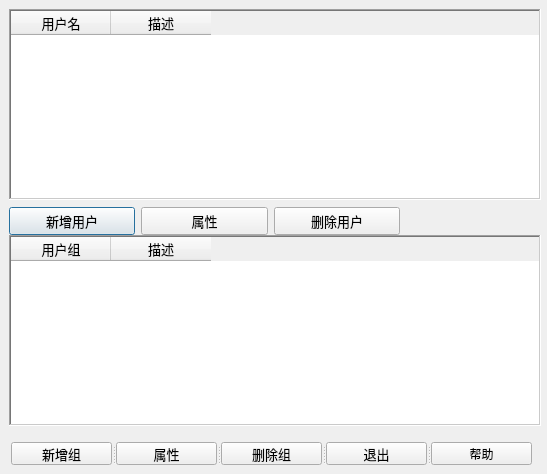
<?xml version="1.0" encoding="UTF-8"?>
<ui version="4.0">
 <class>NewUserRight</class>
 <widget class="QDialog" name="NewUserRight">
  <property name="geometry">
   <rect>
    <x>0</x>
    <y>0</y>
    <width>547</width>
    <height>474</height>
   </rect>
  </property>
  <property name="windowTitle">
   <string>Dialog</string>
  </property>
  <widget class="QTableWidget" name="tableWidget_user">
   <property name="geometry">
    <rect>
     <x>9</x>
     <y>9</y>
     <width>532</width>
     <height>191</height>
    </rect>
   </property>
   <property name="font">
    <font>
     <pointsize>10</pointsize>
    </font>
   </property>
   <property name="frameShape">
    <enum>QFrame::WinPanel</enum>
   </property>
   <property name="editTriggers">
    <set>QAbstractItemView::NoEditTriggers</set>
   </property>
   <property name="selectionBehavior">
    <enum>QAbstractItemView::SelectRows</enum>
   </property>
   <property name="showGrid">
    <bool>false</bool>
   </property>
   <property name="gridStyle">
    <enum>Qt::NoPen</enum>
   </property>
   <property name="rowCount">
    <number>0</number>
   </property>
   <attribute name="verticalHeaderVisible">
    <bool>false</bool>
   </attribute>
   <attribute name="verticalHeaderDefaultSectionSize">
    <number>25</number>
   </attribute>
   <column>
    <property name="text">
     <string>用户名</string>
    </property>
   </column>
   <column>
    <property name="text">
     <string>描述</string>
    </property>
   </column>
  </widget>
  <widget class="QTableWidget" name="tableWidget_group">
   <property name="geometry">
    <rect>
     <x>9</x>
     <y>235</y>
     <width>532</width>
     <height>191</height>
    </rect>
   </property>
   <property name="font">
    <font>
     <pointsize>10</pointsize>
    </font>
   </property>
   <property name="frameShape">
    <enum>QFrame::WinPanel</enum>
   </property>
   <property name="editTriggers">
    <set>QAbstractItemView::NoEditTriggers</set>
   </property>
   <property name="selectionBehavior">
    <enum>QAbstractItemView::SelectRows</enum>
   </property>
   <property name="showGrid">
    <bool>false</bool>
   </property>
   <property name="gridStyle">
    <enum>Qt::NoPen</enum>
   </property>
   <attribute name="verticalHeaderVisible">
    <bool>false</bool>
   </attribute>
   <attribute name="verticalHeaderDefaultSectionSize">
    <number>25</number>
   </attribute>
   <column>
    <property name="text">
     <string>用户组</string>
    </property>
   </column>
   <column>
    <property name="text">
     <string>描述</string>
    </property>
   </column>
  </widget>
  <widget class="QWidget" name="layoutWidget">
   <property name="geometry">
    <rect>
     <x>9</x>
     <y>206</y>
     <width>391</width>
     <height>31</height>
    </rect>
   </property>
   <layout class="QHBoxLayout" name="horizontalLayout_2">
    <item>
     <widget class="QPushButton" name="pushButton_addUser">
      <property name="font">
       <font>
        <pointsize>10</pointsize>
       </font>
      </property>
      <property name="text">
       <string>新增用户</string>
      </property>
     </widget>
    </item>
    <item>
     <widget class="QPushButton" name="pushButton_attrUser">
      <property name="font">
       <font>
        <pointsize>10</pointsize>
       </font>
      </property>
      <property name="text">
       <string>属性</string>
      </property>
     </widget>
    </item>
    <item>
     <widget class="QPushButton" name="pushButton_delUser">
      <property name="font">
       <font>
        <pointsize>10</pointsize>
       </font>
      </property>
      <property name="text">
       <string>删除用户</string>
      </property>
     </widget>
    </item>
   </layout>
  </widget>
  <widget class="QSplitter" name="splitter">
   <property name="geometry">
    <rect>
     <x>11</x>
     <y>442</y>
     <width>521</width>
     <height>23</height>
    </rect>
   </property>
   <property name="orientation">
    <enum>Qt::Horizontal</enum>
   </property>
   <widget class="QPushButton" name="pushButton_addGroup">
    <property name="font">
     <font>
      <pointsize>10</pointsize>
     </font>
    </property>
    <property name="text">
     <string>新增组</string>
    </property>
   </widget>
   <widget class="QPushButton" name="pushButton_attrGroup">
    <property name="font">
     <font>
      <pointsize>10</pointsize>
     </font>
    </property>
    <property name="text">
     <string>属性</string>
    </property>
   </widget>
   <widget class="QPushButton" name="pushButton_delGroup">
    <property name="font">
     <font>
      <pointsize>10</pointsize>
     </font>
    </property>
    <property name="text">
     <string>删除组</string>
    </property>
   </widget>
   <widget class="QPushButton" name="pushButton_quit">
    <property name="font">
     <font>
      <pointsize>10</pointsize>
     </font>
    </property>
    <property name="text">
     <string>退出</string>
    </property>
   </widget>
   <widget class="QPushButton" name="pushButton_help">
    <property name="text">
     <string>帮助</string>
    </property>
   </widget>
  </widget>
 </widget>
 <resources/>
 <connections/>
</ui>
